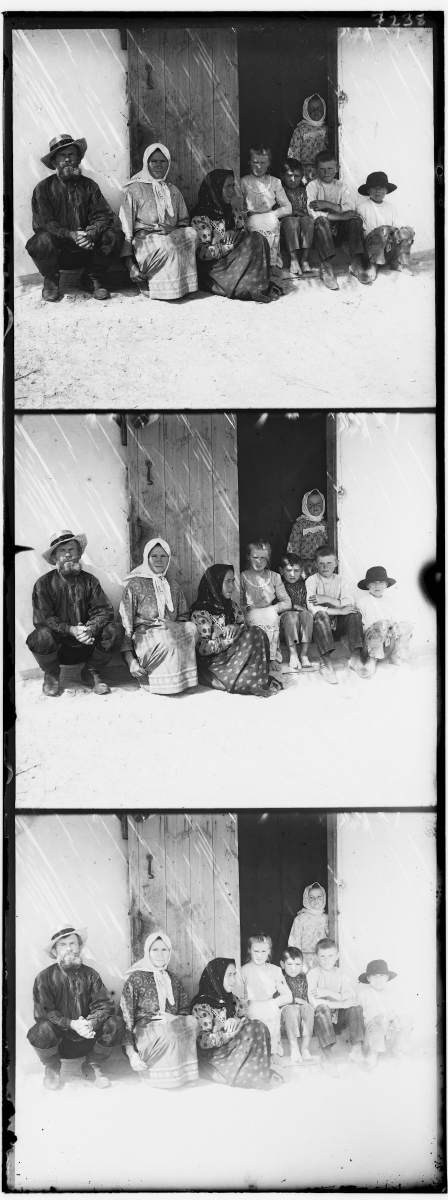
%> input picture multiplex.jpg, 1792 x 4800 px (shown at 1/4 size)
$ octave alineacion.m   (GNU Octave 9; MATLAB toolbox functions it lacks are replaced by stand-ins)
%> lines starting %> are read from the running program, lines starting %| are printed output that depends on the picture
### lap.m
function p=lap(im,F)
    N = 3;
    im=im2double(im);
    p=cell(1,N);

    % Hacemos bucle
    for k = 1:N-1
        red=imresize(im,1/F);
        im2 = imresize(red,F);
        p{k}=im-im2;
        im = red;
    end
    p{N}=red;
return

### registra.m
function [dX,dY]=registra(im0,im1,X0,Y0)
% Receives two images im0 im1.
% Computes the correlation around position X0,Y0
% Return displacement (dX,dY) found between im1 and im0

    % 1. Calculamos las pir醡ides
    L = 6;
    p0 = lap(im0,L);
    p1 = lap(im1,L);

    % 2. Definimos el radio
    R = 15;

    % 3. Determinar la posicion de partida
    X0 = round(X0/(2^(L-1)));
    Y0 = round(Y0/(2^(L-1)));

    % Inicializar X1 e Y1
    X1 = X0;
    Y1 = Y0;

    fprintf('Nivel %f\n',L);
    fprintf('X0 = %f / Y0 = %f\n',X0,Y0);
    fprintf('X1 = %f / Y1 = %f\n',X1,Y1);

    for k = L-1:-1:1
        % Determinar nueva posici髇
        X0 = 2*X0;
        Y0 = 2*Y0;
        X1 = 2*X1;
        Y1 = 2*Y1;
        % Extraer trozos
        T0 = p0{k}(Y0+(-R:R),X0+(-R:R));
        T1 = p1{k}(Y1+(-R:R),X1+(-R:R));
        % Calcular correlaci髇
        C=imfilter(T0,T1);
        surf(C),pause
        [~,pos]=max(C(:)); [i,j]=ind2sub(size(C),pos);
        dy = i-(R+1);
        dx = j-(R+1);
        % Actualizar posicion
        X1 = X1-dx;
        Y1 = Y1-dy;
        fprintf('Nivel %f\n',k);
        fprintf('X0 = %f / Y0 = %f\n',X0,Y0);
        fprintf('X1 = %f / Y1 = %f\n',X1,Y1);
    end
    dX = X1-X0;
    dY = Y1-Y0;
    fprintf('dX = %f / dY = %f\n',dX,dY);
end

### alineacion.m
clc;
clear;

im = imread('multiplex.jpg');
%> im is the input picture: size 4800x1792 uint8; min 0, max 254, mean 163.6
figure,imshow(im), title('Original')

B=im(1:1600,1:1792);
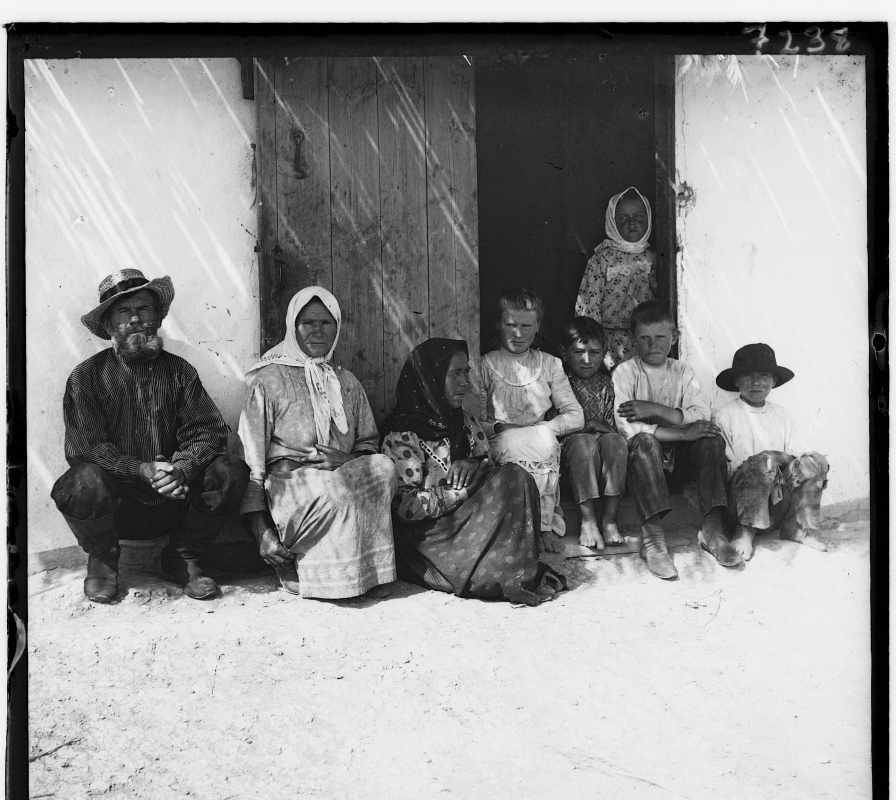
%> B: size 1600x1792 uint8 (shown at 1/2 size); min 0, max 251, mean 146.5
G=im(1601:3200,1:1792);
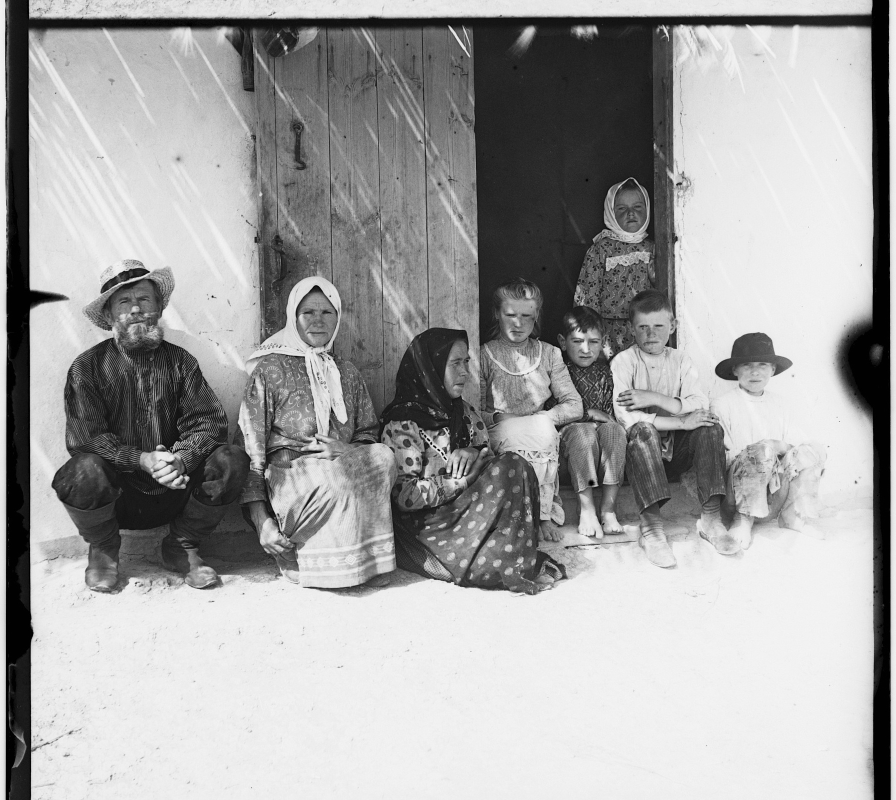
%> G: size 1600x1792 uint8 (shown at 1/2 size); min 0, max 254, mean 163.3
R=im(3201:end,1:1792);
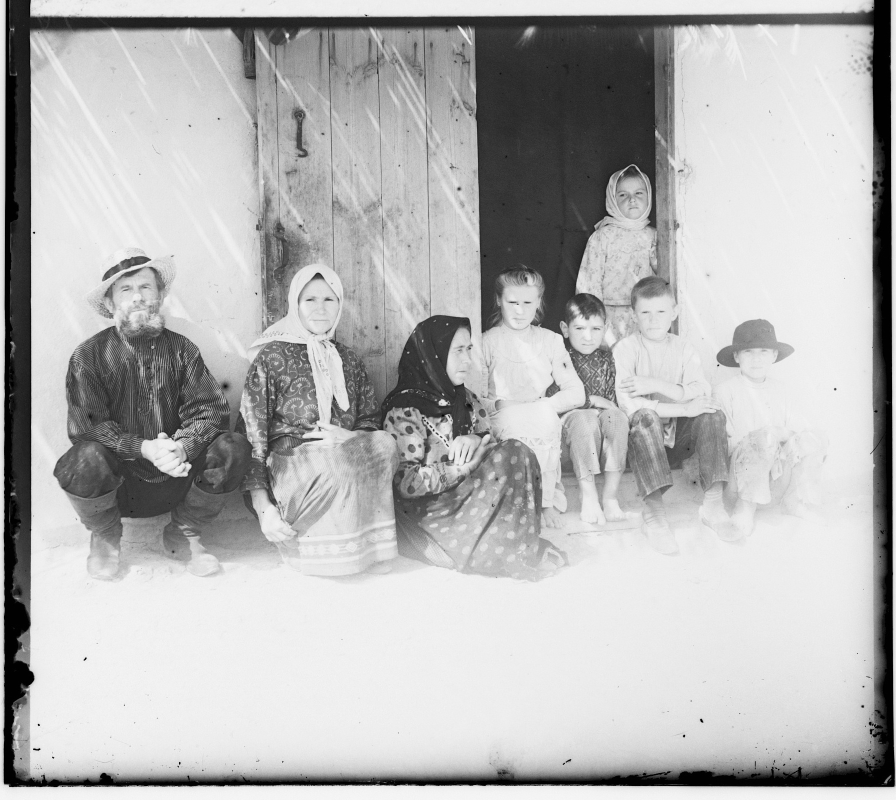
%> R: size 1600x1792 uint8 (shown at 1/2 size); min 0, max 254, mean 181.1

CX=896; CY=800;
rx = CX+(-800:800); ry = CY+(-700:700);
im2 = uint8(zeros(1401,1601,3));
im2(:,:,1) = R(ry,rx);
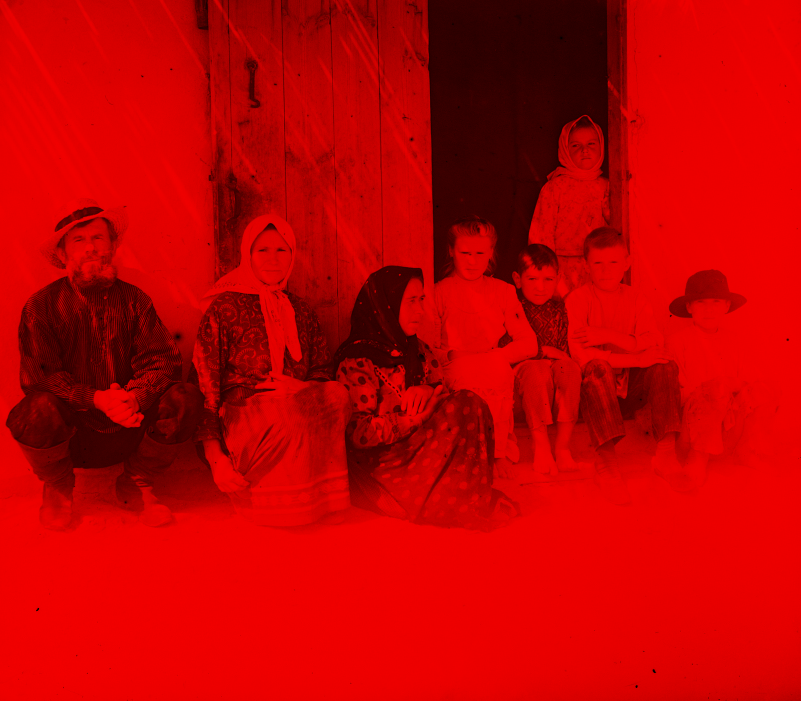
%> im2: size 1401x1601x3 uint8 (shown at 1/2 size); mean R, G, B 190.5, 0, 0
im2(:,:,2) = G(ry,rx);
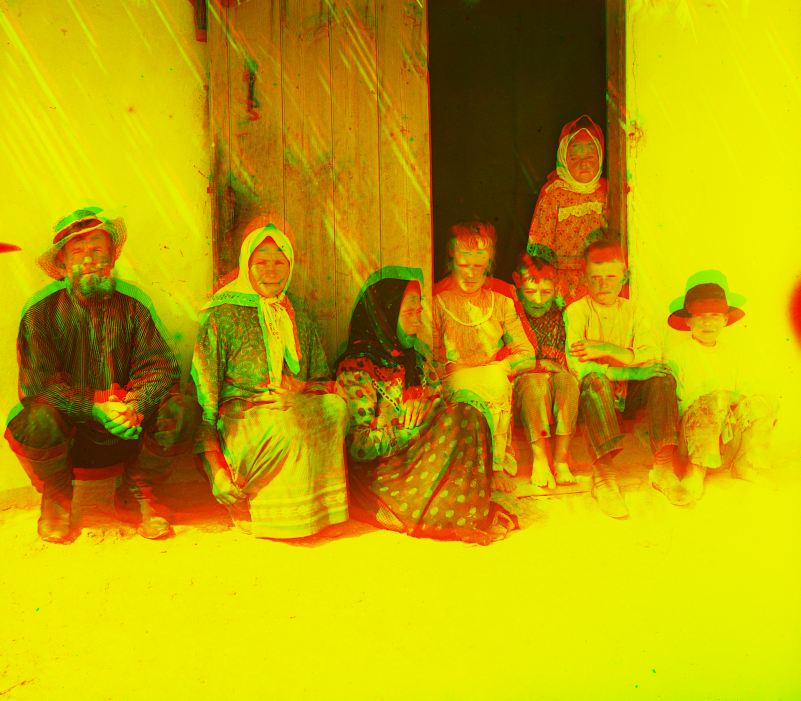
%> im2: size 1401x1601x3 uint8 (shown at 1/2 size); mean R, G, B 190.5, 164.9, 0
im2(:,:,3) = B(ry,rx);
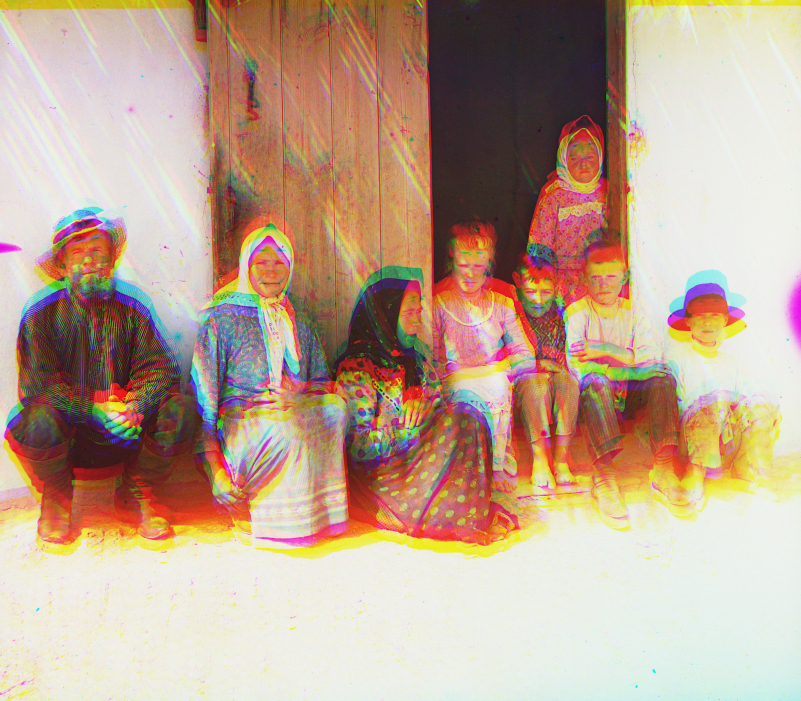
%> im2: size 1401x1601x3 uint8 (shown at 1/2 size); mean R, G, B 190.5, 164.9, 145
% figure,imshow(im2), title('Color')

[dXr,dYr]=registra(G,R,CX,CY);
%> the loop in lap, `for k = 1:N-1` made 1 pass
%> pass 1, in lap, `red=imresize(im,1/F);`:
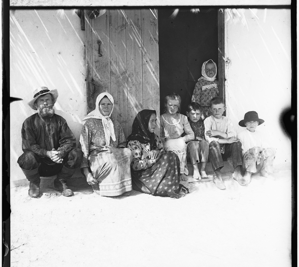
%> red: size 267x299 double; min -0.0275, max 0.964, mean 0.64; drawn with min black and max white
%> the run ends on the next line
